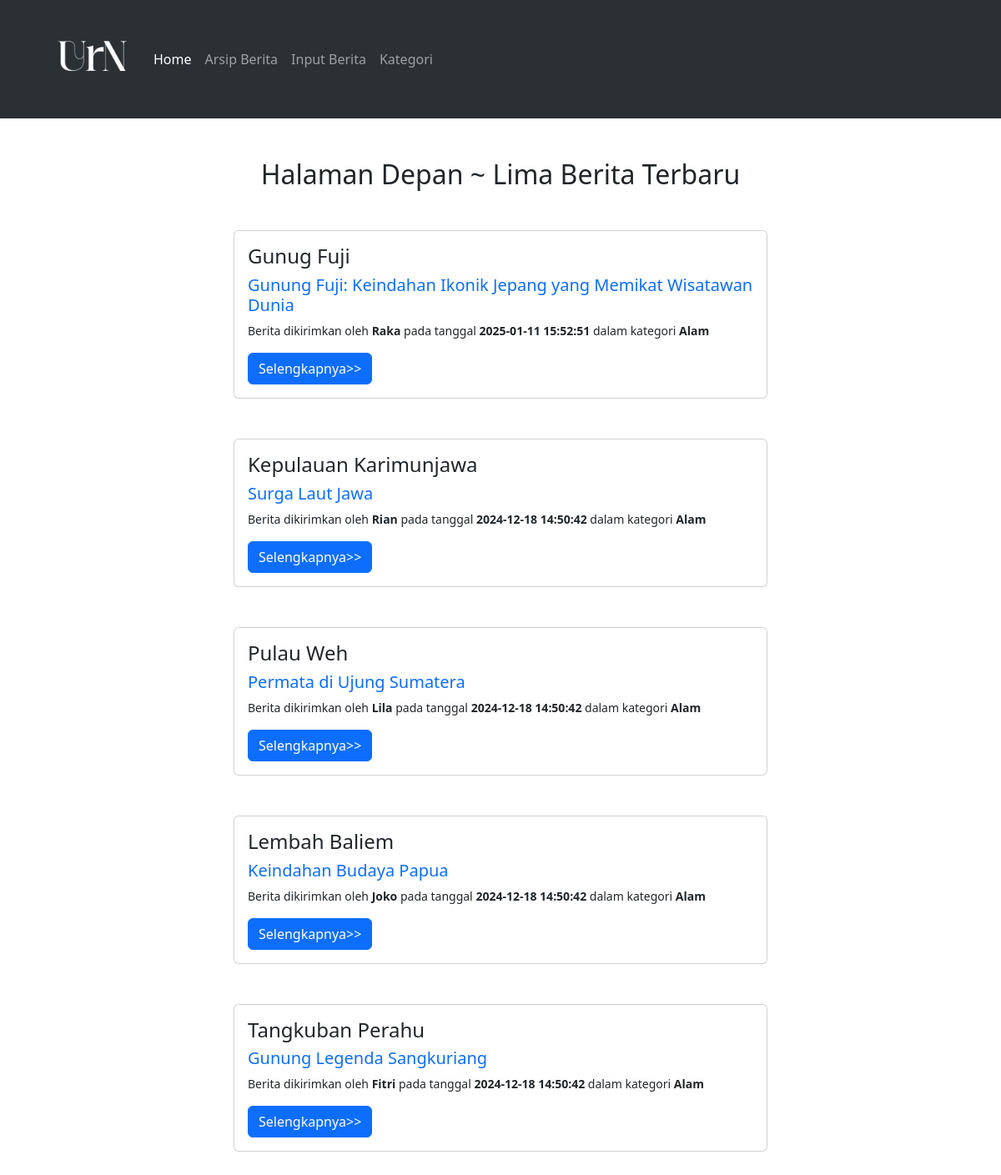
The page / on the database its author committed.
### tables this page shows
CREATE TABLE `berita` (
  `id_berita` int(5) NOT NULL,
  `id_kategori` int(3) UNSIGNED NOT NULL,
  `judul` varchar(100) NOT NULL,
  `headline` text NOT NULL,
  `isi` text NOT NULL,
  `pengirim` varchar(15) NOT NULL,
  `tanggal` datetime NOT NULL
);

CREATE TABLE `kategori` (
  `id_kategori` int(3) UNSIGNED NOT NULL,
  `nm_kategori` varchar(30) NOT NULL,
  `deskripsi` varchar(200) NOT NULL
);

### index.php (the view, shortened to what this page needs)
<?php
include "koneksi.php";
?>
<?php include("./template/head.php"); ?>
<?php include("./template/navbar.php"); ?>
<br><br>
<div class="container-xl">
    <div class="content d-flex flex-column">
        <h2 class="d-flex justify-content-center mb-5">Halaman Depan ~ Lima Berita Terbaru</h2>
        <div class="d-flex align-items-center flex-column">
            <?php
            $query = "SELECT berita.id_berita, kategori.nm_kategori, berita.judul,
                         berita.headline, berita.pengirim, berita.tanggal
                  FROM berita
                  INNER JOIN kategori ON berita.id_kategori = kategori.id_kategori
                  ORDER BY berita.id_berita DESC
                  LIMIT 0, 5";
            $sql = mysqli_query($conn, $query);
            while ($hasil = mysqli_fetch_array($sql)) {
                $id_berita = $hasil['id_berita'];
                $kategori = stripslashes($hasil['nm_kategori']);
                $judul = stripslashes($hasil['judul']);
                $headline = nl2br(stripslashes($hasil['headline']));
                $pengirim = stripslashes($hasil['pengirim']);
                $tanggal = stripslashes($hasil['tanggal']);
                echo '<div class="card mb-5" style="width: 40rem;">';
                echo '<div class="card-body">';
                echo "<h4 class='card-title'>$judul</h4>";
                echo "<h5 class='card-title text-primary'>$headline</h5>";
                echo "<p class='card-text'><small>Berita dikirimkan oleh <b>$pengirim</b>
                        pada tanggal <b>$tanggal</b> dalam kategori
                        <b>$kategori</b></small></p>";
                echo "<a href='berita_lengkap.php?id=$id_berita' class='btn btn-primary'>Selengkapnya>></a>";
                echo '</div>';
                echo '</div>';
            }
            ?>
        </div>
    </div>
</div>

### template/head.php (shortened to what this page needs)
<html>
<head>
    <link rel="stylesheet" href="style.css">
    <link href="https://cdn.jsdelivr.net/npm/bootstrap@5.3.3/dist/css/bootstrap.min.css" rel="stylesheet"
>
    <link href="https://cdn.lineicons.com/5.0/lineicons.css" rel="stylesheet" />
    <link
      rel="stylesheet"
      href="https://cdn.jsdelivr.net/npm/bootstrap-icons@1.11.3/font/bootstrap-icons.min.css"
    />
</head>
<body>

### template/navbar.php (shortened to what this page needs)
<?php include("head.php"); ?>
<nav class="navbar navbar-expand-lg bg-body-tertiary px-5 py-3" data-bs-theme="dark">
    <div class="container-fluid">
        <a class="navbar-brand" href="#">
            <img src="./img/logo.png" style="width:100px;height:100px" alt="">
        </a>
        <div class="collapse navbar-collapse" id="navbarNavAltMarkup">
            <div class="navbar-nav">
                <a class="nav-link active" aria-current="page" href="index.php">Home</a>
                <a class="nav-link" href="arsip_berita.php">Arsip Berita</a>
                <a class="nav-link" href="input_berita.php">Input Berita</a>
                <a class="nav-link" href="kategori.php">Kategori</a>
            </div>
        </div>
    </div>
</nav>
<?php include("footer.php"); ?>

### template/footer.php (shortened to what this page needs)
</body>
</html>

### style.css (style rules this page uses)
body { font-family: verdana; font-size: 11px; }

### rows shown on the page
berita: judul "Gunug Fuji", headline "Gunung Fuji: Keindahan Ikonik Jepang yang Memikat Wisatawan Dunia", pengirim "Raka", tanggal "2025-01-11 15:52:51", id_kategori.nm_kategori "Alam"
berita: judul "Kepulauan Karimunjawa", headline "Surga Laut Jawa", pengirim "Rian", tanggal "2024-12-18 14:50:42", id_kategori.nm_kategori "Alam"
berita: judul "Pulau Weh", headline "Permata di Ujung Sumatera", pengirim "Lila", tanggal "2024-12-18 14:50:42", id_kategori.nm_kategori "Alam"
berita: judul "Lembah Baliem", headline "Keindahan Budaya Papua", pengirim "Joko", tanggal "2024-12-18 14:50:42", id_kategori.nm_kategori "Alam"
berita: judul "Tangkuban Perahu", headline "Gunung Legenda Sangkuriang", pengirim "Fitri", tanggal "2024-12-18 14:50:42", id_kategori.nm_kategori "Alam"
